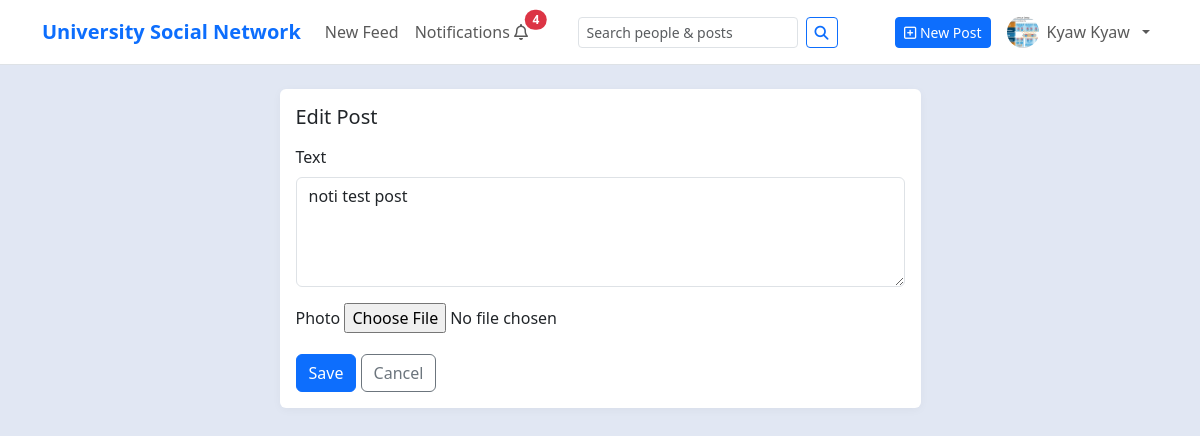
Screenshot of /posts/28/edit/ (signed in) with the database file from the repository.
### myapp/models.py (models this page shows, shortened)
class User(AbstractBaseUser, PermissionsMixin):
    email = models.EmailField(unique=True)
    is_staff = models.BooleanField(default=False)
    is_active = models.BooleanField(default=True)
    date_joined = models.DateTimeField(default=timezone.now)
    objects = UserManager()
    USERNAME_FIELD = "email"
    REQUIRED_FIELDS = []

class Profile(models.Model):
    MAJOR = [
        ('CST', 'CST'),
        ('CS',  'Computer Science (CS)'),
        ('CT',  'Computer Technology (CT)'),
    ]
    ACADEMIC_YEAR = [
        ('FIRST_YEAR',  'first year'),
        ('SECOND_YEAR', 'Second year'),
        ('THIRD_YEAR',  'Third year'),
        ('FORUTH_YEAR', 'Fourth year'),
        ('FINAL_YEAR',  'Final year'),
    ]
    user = models.OneToOneField(
        settings.AUTH_USER_MODEL,
        on_delete=models.CASCADE,
        related_name="profile",
    )
    full_name = models.CharField(max_length=150, blank=True)
    bio = models.TextField(blank=True)
    major = models.CharField(max_length=15, choices=MAJOR, blank=True, null=True)
    year = models.CharField(max_length=15, choices=ACADEMIC_YEAR, blank=True, null=True)
    roll_no = models.CharField(max_length=15, blank=True, null=True)
    photo = models.ImageField(upload_to='profile', blank=True, null=True)
    phone_no = models.CharField(max_length=15, blank=True, null=True)
    posts_count = models.PositiveIntegerField(default=0)
    followers_count = models.PositiveIntegerField(default=0)
    following_count = models.PositiveIntegerField(default=0)

class Post(models.Model):
    author = models.ForeignKey(settings.AUTH_USER_MODEL, on_delete=models.CASCADE, related_name="posts")
    text = models.TextField(blank=True)
    photo = models.ImageField(upload_to='post', blank=True, null=True)
    is_edited = models.BooleanField(default=False)
    created_at = models.DateTimeField(default=timezone.now, db_index=True)
    updated_at = models.DateTimeField(auto_now=True)
    comments_count = models.PositiveIntegerField(default=0)
    likes_count = models.PositiveIntegerField(default=0)
    saves_count = models.PositiveIntegerField(default=0)
    class Meta:
        indexes = [
            models.Index(fields=["-created_at"]),
            models.Index(fields=["author", "-created_at"]),
        ]

### myapp/views.py (the view)
# urls.py: path("posts/<int:pk>/edit/", views.post_edit, name="post-edit"),
@login_required
@require_http_methods(["GET", "POST"])
def post_edit(request, pk):
    post = get_object_or_404(Post, pk=pk)
    if post.author_id != request.user.id:
        return HttpResponseForbidden("You can edit only your post.")
    if request.method == "POST":
        form = PostForm(request.POST, request.FILES, instance=post)
        if form.is_valid():
            form.save()
            messages.success(request, "Post updated.")
            return redirect("social:post-detail", pk=post.id)
    else:
        form = PostForm(instance=post)
    return render(request, "social/post_form.html", {"form": form, "object": post})

### myapp/forms.py (shortened to what this page needs)
class PostForm(forms.ModelForm):
    class Meta:
        model = Post
        fields = ["text", "photo"]

### myapp/context_processors.py (called while the page is built)
def unread_notifications_count(request):
    if request.user.is_authenticated:
        c = Notification.objects.filter(recipient=request.user, is_read=False).count()
    else:
        c = 0
    return {'unread_count': c}

### templates/social/post_form.html (shortened to what this page needs)
{% extends "social/base.html" %}
{% block content %}
<div class="row">
  <div class="col-md-7 mx-auto">
    <div class="card">
      <div class="card-body">
        <h5 class="mb-3">{% if object %}Edit Post{% else %}Create Post{% endif %}</h5>
        <form method="post" enctype="multipart/form-data">
          <div class="mb-3">
            <label class="form-label">Text</label>
            <textarea name="text" class="form-control" rows="4">{{ form.text.value|default_if_none:'' }}</textarea>
          </div>
          <div class="mb-3">
            <label class="form-label">Photo</label>
            {{ form.photo }}
          </div>
          <button class="btn btn-primary">Save</button>
          <a class="btn btn-outline-secondary" href="{% url 'social:feed' %}">Cancel</a>
        </form>
      </div>
    </div>
  </div>
</div>
{% endblock %}

### templates/social/nav_bar.html (shortened to what this page needs)
{% load static %}
<nav class="navbar navbar-expand-lg navbar-light bg-white border-bottom sticky-top">
  <div class="container">
    <a class="navbar-brand fw-bold text-primary" href="{% url 'social:feed' %}">
      University Social Network
    </a>
    <div id="nav" class="collapse navbar-collapse">
      <ul class="navbar-nav me-auto">
        <li class="nav-item">
          <a class="nav-link" href="{% url 'social:feed' %}">New Feed</a>
        </li>
        <li class="nav-item">
          <a class="nav-link position-relative" href="{% url 'social:notifications' %}">
            Notifications <i class="fa-regular fa-bell"></i>
            <span id="notif-badge"
                  class="position-absolute start-100 translate-middle badge rounded-pill text-bg-danger {% if not unread_count %}d-none{% endif %}">
              {% if unread_count and unread_count > 0 %}{{ unread_count }}{% endif %}
            </span>
          </a>
        </li>
      </ul>
      <form class="d-flex me-3 my-2 my-lg-0" role="search" action="{% url 'social:search' %}" method="get">
        <input class="form-control form-control-sm me-2"
               type="search"
               name="q"
               placeholder="Search people & posts"
               value="{{ request.GET.q|default:'' }}"
               aria-label="Search">
        <button class="btn btn-sm btn-outline-primary" type="submit">
          <i class="fa-solid fa-magnifying-glass"></i>
        </button>
      </form>
      <ul class="navbar-nav ms-auto align-items-center">
        {% if request.user.is_authenticated %}
          <li class="nav-item me-2 d-none d-lg-block">
            <a class="btn btn-sm btn-primary" href="{% url 'social:post-create' %}">
              <i class="fa-regular fa-square-plus"></i> New Post
            </a>
          </li>
          <li class="nav-item dropdown">
            <a class="nav-link dropdown-toggle d-flex align-items-center gap-2" href="#" role="button"
               data-bs-toggle="dropdown" aria-expanded="false">
              {% if request.user.profile.photo %}
                <img src="{{ request.user.profile.photo.url }}"
                     alt="Avatar"
                     style="width:32px;height:32px;border-radius:50%;object-fit:cover;">
              {% else %}
                <span class="d-inline-flex align-items-center justify-content-center rounded-circle bg-secondary text-white"
                      style="width:32px;height:32px;font-size:14px;">
                  <i class="fa-solid fa-user"></i>
                </span>
              {% endif %}
              <span class="d-none d-sm-inline">
                {% firstof request.user.profile.full_name request.user.email %}
              </span>
            </a>
          </li>
        {% endif %}
      </ul>
    </div>
  </div>
</nav>

### templates/social/base.html (style rules this page uses)
body { background: #e1e7f3; }
.card { border: 0; box-shadow: 0 2px 10px rgba(0,0,0,.04); }

### rows the page displays
User: user.profile.photo (picture), full_name "Kyaw Kyaw"
Post: text "noti test post"

### other values shown
{{ unread_count }} "4"
